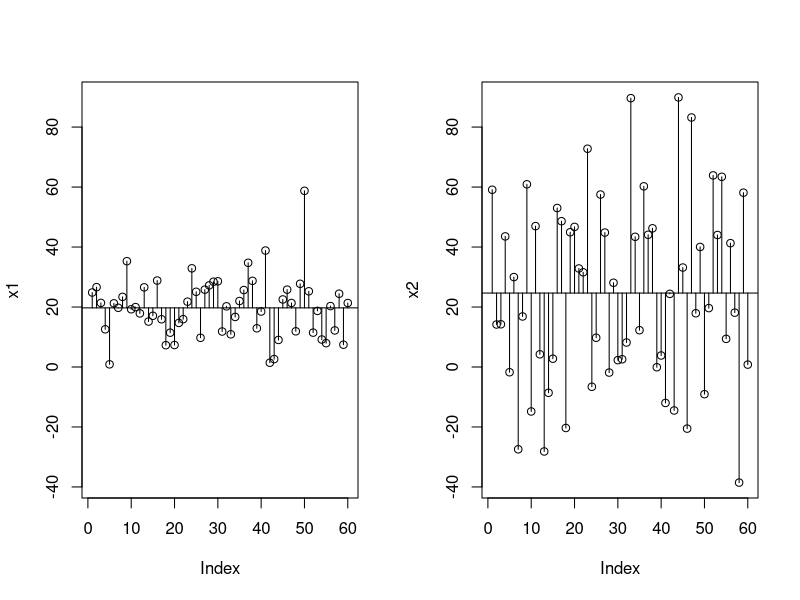

Write the R code that produced this figure.

# illustration of the concept of variance
# ignore this part if you don't want to learn
# generate data on two variables
pdf ("variance.pdf")

x1 <- rnorm (60, 20, 10)
x2 <- rnorm (60, 20, 30)

par (mfrow = c(1,2))
plot (x1, ylim = range (x1,x2))
abline (h = mean(x1))
for (i in 1:length (x1)) lines (c(i,i), c(mean(x1), x1[i]))
plot (x2, ylim = range (x1,x2))
abline (h = mean(x2))
for (i in 1:length (x2)) lines (c(i,i), c(mean(x2), x2[i]))

dev.off()
